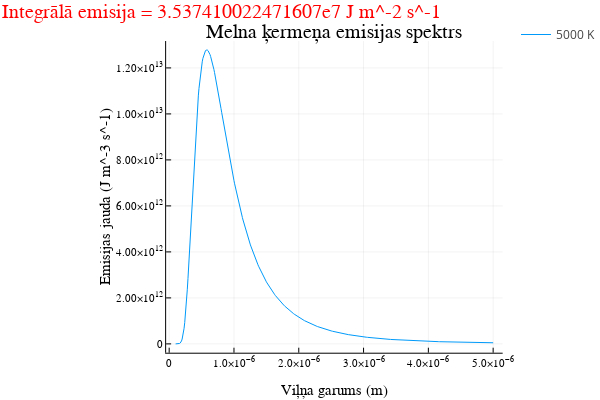

Write notebook code for a chart like this one.
### Markdown cell above
## Zīmēt spektru ##
Lai zimētu spektru, mums ir jādefinē kādu diapazonu `λ_range=sākums:solis:beigas` pa kuram vēlāmies zīmēt.
Jādomā par soli. Liels solis dod lielu precizitāti, bet rēķinās lēni. 

Objektam `λ_range` ir daudz elementi. Funkcija `B(λ,T)` gaida tikai divus skaitļus - viļņa garumu un temperatūru -
bet rakstot `B.(λ_range,T)`, funkcija tiek izvērtēta atsevišķi pie katra `λ_range` elementa. Attiecīgi rezultāts būs
objekts are daudziem elementiem. 

Zīmēsim ar citu funkciju, `plot`. Pirmie elementi, ko dodām `plot` ir objekts ar x-vertībam `λ_range` un objekts ar 
y-vertībām `Bvals`. Pēc tam var dod parametrus. Pēc tam, saucot funkcija `plot!()` ar "!" updeito esošo grafiku.

### Code cell
# Tagad taisīsim vienkāršo grafiku
λ_range=0.1e-6u"m":0.01e-6u"m":5.0e-6u"m"   # definēsim λ diapazonu (sākums:solis:beigas)
T=5000u"K"                                  # definēsim temperatūru
# Lai pielietotu funkciju uz vektoru (λ_range) jāizmanto ".", lai pielietotu "pa elementiem"
Bvals=B.(λ_range,T);  # semikols slep rezultātus. Citādi mums varētu būt garš saraksts ar rezultātiem.
Radiance, err=quadgk(λ->pi*B(λ,T), 0u"m", 10e-6u"m", rtol=1e-9)  # Rēķināsim kopējo emisiju
println("Radiance = ", Radiance)   # Drukāsim
plot(λ_range, Bvals,xlabel="Viļņa garums", ylabel="Emisijas jauda",label=T)
myText=string("Integrālā emisija = ", string(Radiance))    # Veidot tekstu ar rezultātu
annotate!(λ_range[1],Bvals[1],(myText,:red,:left))         # Pievienot tekstu ("!" nozīmē "updeito esošo objektu")
title!("Melna ķermeņa emisijas spektrs")                   # Pievienot virsrakstu ("!" nozīmē "updeito esošo objektu")

### Figure 1 — Plotly figure (JSON) as saved in the notebook; plotly's stock layout.template omitted (floating-point values rounded to 4 significant figures; data arrays with more than 128 entries replaced by an {"elided": "..."} marker saying what was removed)
{"data": [{"colorbar": {"title": ""}, "legendgroup": "5000 K", "line": {"color": "rgba(0, 154, 250, 1.000)", "dash": "solid", "shape": "linear", "width": 1}, "mode": "lines", "name": "5000 K", "showlegend": true, "type": "scatter", "x": {"elided": "491 float values"}, "xaxis": "x", "y": {"elided": "491 float values"}, "yaxis": "y", "zmax": null, "zmin": null}], "layout": {"annotations": [{"font": {"color": "rgba(0, 0, 0, 1.000)", "family": "sans-serif", "size": 20}, "rotation": 0, "showarrow": false, "text": "Melna ķermeņa emisijas spektrs", "x": 0.6609, "xanchor": "center", "xref": "paper", "y": 1, "yanchor": "top", "yref": "paper"}, {"font": {"color": "rgba(255, 0, 0, 1.000)", "family": "sans-serif", "size": 20}, "rotation": 0, "showarrow": false, "text": "Integrālā emisija = 3.537410022471607e7 J m^-2 s^-1", "x": {"val": 1e-07}, "xanchor": "left", "xref": "x", "y": {"val": 3758000.0}, "yanchor": "middle", "yref": "y"}], "height": 400, "legend_position": {"bgcolor": "rgba(255, 255, 255, 1.000)", "bordercolor": "rgba(0, 0, 0, 1.000)", "borderwidth": 1, "font": {"color": "rgba(0, 0, 0, 1.000)", "family": "sans-serif", "size": 11}, "title": {"font": {"color": "rgba(0, 0, 0, 1.000)", "family": "sans-serif", "size": 15}, "text": ""}, "tracegroupgap": 0, "traceorder": "normal", "x": 1, "xanchor": "auto", "y": 1, "yanchor": "auto"}, "margin": {"b": 20, "l": 0, "r": 0, "t": 20}, "paper_bgcolor": "rgba(255, 255, 255, 1.000)", "plot_bgcolor": "rgba(255, 255, 255, 1.000)", "showlegend": true, "width": 600, "xaxis": {"anchor": "y", "domain": [0.3283, 0.9934], "gridcolor": "rgba(0, 0, 0, 0.100)", "gridwidth": 0.5, "linecolor": "rgba(0, 0, 0, 1.000)", "mirror": false, "range": [-4.7e-08, 5.147e-06], "showgrid": true, "showline": true, "showticklabels": true, "tickangle": 0, "tickcolor": "rgb(0, 0, 0)", "tickfont": {"color": "rgba(0, 0, 0, 1.000)", "family": "sans-serif", "size": 11}, "tickmode": "array", "ticks": "inside", "ticktext": ["0", "1.0×10<sup>−6</sup>", "2.0×10<sup>−6</sup>", "3.0×10<sup>−6</sup>", "4.0×10<sup>−6</sup>", "5.0×10<sup>−6</sup>"], "tickvals": [0, 1e-06, 2e-06, 3e-06, 4e-06, 5e-06], "title": "Viļņa garums (m)", "titlefont": {"color": "rgba(0, 0, 0, 1.000)", "family": "sans-serif", "size": 15}, "type": "-", "visible": true, "zeroline": false, "zerolinecolor": "rgba(0, 0, 0, 1.000)"}, "yaxis": {"anchor": "x", "domain": [0.07581, 0.9415], "gridcolor": "rgba(0, 0, 0, 0.100)", "gridwidth": 0.5, "linecolor": "rgba(0, 0, 0, 1.000)", "mirror": false, "range": [-383500000000.0, 13170000000000.0], "showgrid": true, "showline": true, "showticklabels": true, "tickangle": 0, "tickcolor": "rgb(0, 0, 0)", "tickfont": {"color": "rgba(0, 0, 0, 1.000)", "family": "sans-serif", "size": 11}, "tickmode": "array", "ticks": "inside", "ticktext": ["0", "2.00×10<sup>12</sup>", "4.00×10<sup>12</sup>", "6.00×10<sup>12</sup>", "8.00×10<sup>12</sup>", "1.00×10<sup>13</sup>", "1.20×10<sup>13</sup>"], "tickvals": [0, 2000000000000, 4000000000000, 6000000000000, 8000000000000, 10000000000000, 12000000000000], "title": "Emisijas jauda (J m^-3 s^-1)", "titlefont": {"color": "rgba(0, 0, 0, 1.000)", "family": "sans-serif", "size": 15}, "type": "-", "visible": true, "zeroline": false, "zerolinecolor": "rgba(0, 0, 0, 1.000)"}}}
